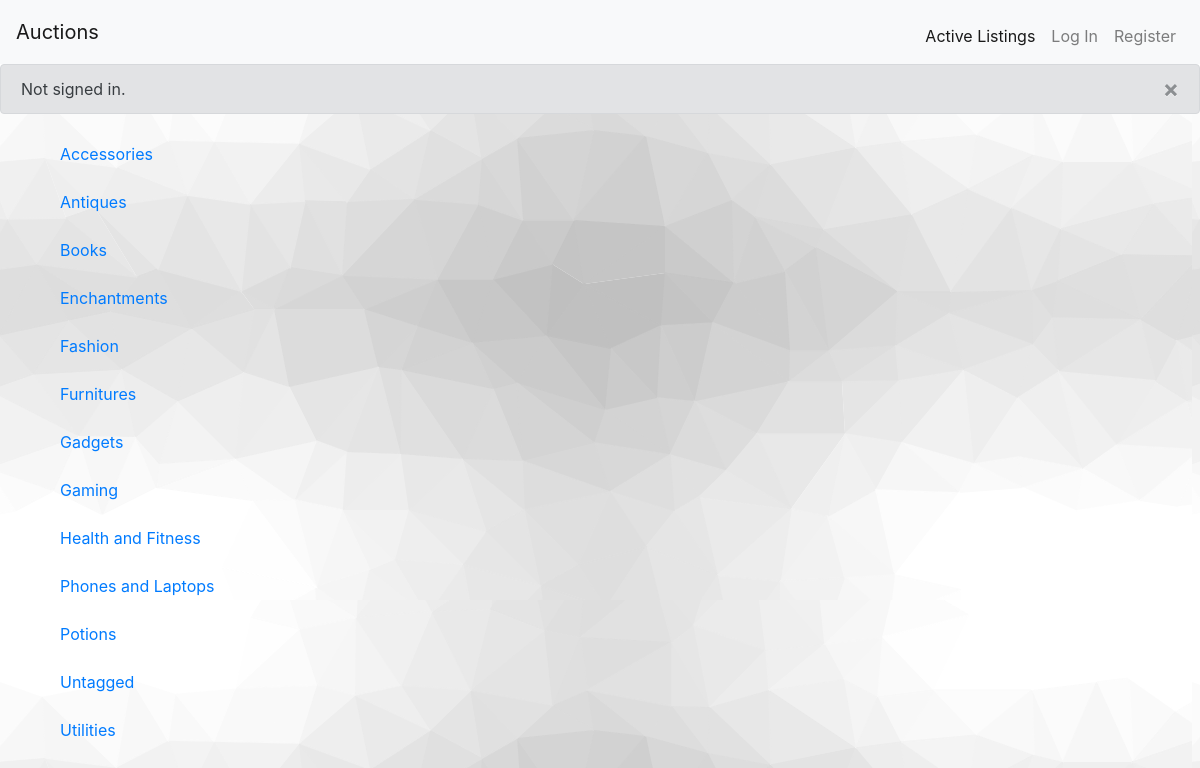
The page /categories on the database as committed earlier.
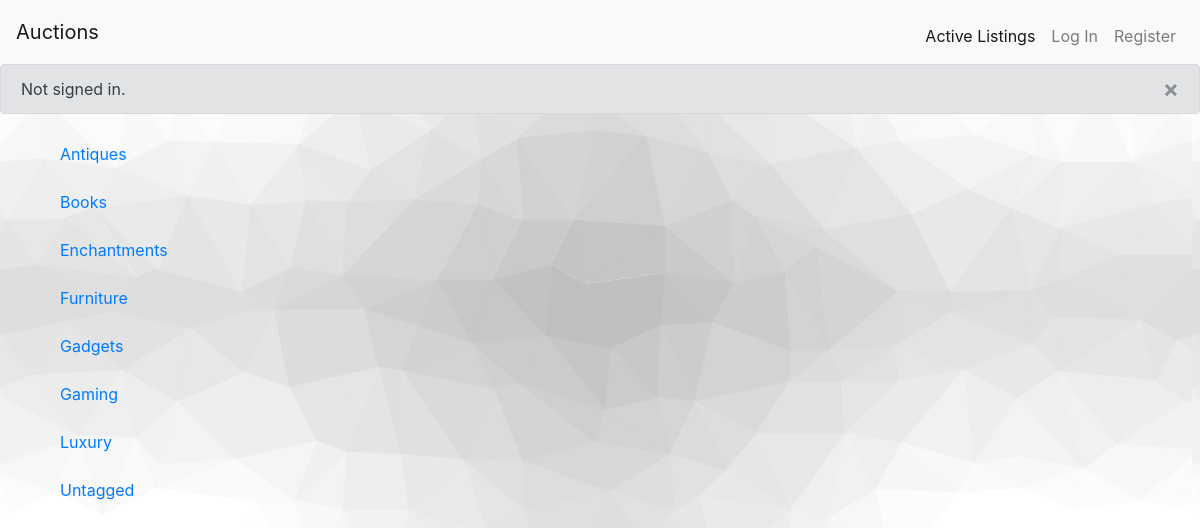
The same page on the database as committed later.
### auctions/models.py (models this page shows, shortened)
class Category(models.Model):
	name = models.CharField(max_length=50, unique=True)

### auctions/views.py (the view)
# urls.py: path("categories", views.categories, name="categories"),
def categories(request):
    categories = Category.objects.all().values_list("name", flat=True).order_by("name")
    return render(request, "auctions/categories.html", {"categories":categories})

### auctions/templates/auctions/categories.html
{% extends "auctions/layout.html" %}
{% block body %}
    {%for category in categories%}
    	<div class="row category">
    		<div class="col">
    			<a href="{% url 'category_listings' category=category %}">{{ category }}</a>
    		</div>
    	</div>
    {% endfor %}
{% endblock %}

### auctions/templates/auctions/layout.html (shortened to what this page needs)
{% load static %}
<!DOCTYPE html>
<html lang="en">
    <head>
        <link rel="stylesheet" href="https://stackpath.bootstrapcdn.com/bootstrap/4.4.1/css/bootstrap.min.css">
        <link href="{% static 'auctions/styles.css' %}" rel="stylesheet">
    </head>
    <body>
        <nav class="navbar navbar-expand-lg navbar-light bg-light">
            <a class="navbar-brand" href="/">Auctions</a>
            <div class="collapse navbar-collapse" id="navbarNav">
                <ul class="navbar-nav ml-auto mt-2">
                    <li class="nav-item active">
                        <a class="nav-link" href="{% url 'index' %}">Active Listings</a>
                    </li>
                {% if user.is_authenticated %}
                    <li class="nav-item">
                       <a class="nav-link" href='{% url "create_listing" %}'> Create a listing</a>
                    </li>
                    <li class="nav-item">
                       <a class="nav-link" href='{% url "categories" %}'> Categories </a>
                    </li>
                    <li class="nav-item">
                       <a class="nav-link" href='{% url "show_watchlist" %}'> My Watchlist</a>
                    </li>
                    <li class="nav-item">
                        <a class="nav-link" href="{% url 'logout' %}">Log Out</a>
                    </li>
                {% else %}
                    <li class="nav-item">
                        <a class="nav-link" href="{% url 'login' %}">Log In</a>
                    </li>
                    <li class="nav-item">
                        <a class="nav-link" href="{% url 'register' %}">Register</a>
                    </li>
            {% endif %}
    </ul>
</nav>
<div>
    {% if user.is_authenticated %}
        <div class="alert alert-secondary alert-dismissible fade show" role="alert">
              Signed in as <strong>{{ user.username }}</strong>.
              <button type="button" class="close" data-dismiss="alert" aria-label="Close">
                <span aria-hidden="true">&times;</span>
              </button>
        </div>
    {% else %}
        <div class="alert alert-secondary alert-dismissible fade show" role="alert">
              Not signed in.
              <button type="button" class="close" data-dismiss="alert" aria-label="Close">
                <span aria-hidden="true">&times;</span>
              </button>
        </div>
    {% endif %}
</div>
<div class="container-flex holder">
        {% block body %}
        {% endblock %}
</div>
    </body>
</html>

### auctions/static/auctions/styles.css (style rules this page uses)
body { background-image: url("/static/auctions/cool-background.png") }
.category { padding-left: 5%; padding-top: 1%; padding-bottom: 1%; }

Rows that differ between the two databases and show on the page:
removed Category: name "Accessories"
removed Category: name "Fashion"
removed Category: name "Health and Fitness"
removed Category: name "Phones and Laptops"
removed Category: name "Potions"
removed Category: name "Utilities"
changed Category: name "Furnitures" → "Furniture"
added Category: name "Luxury"
